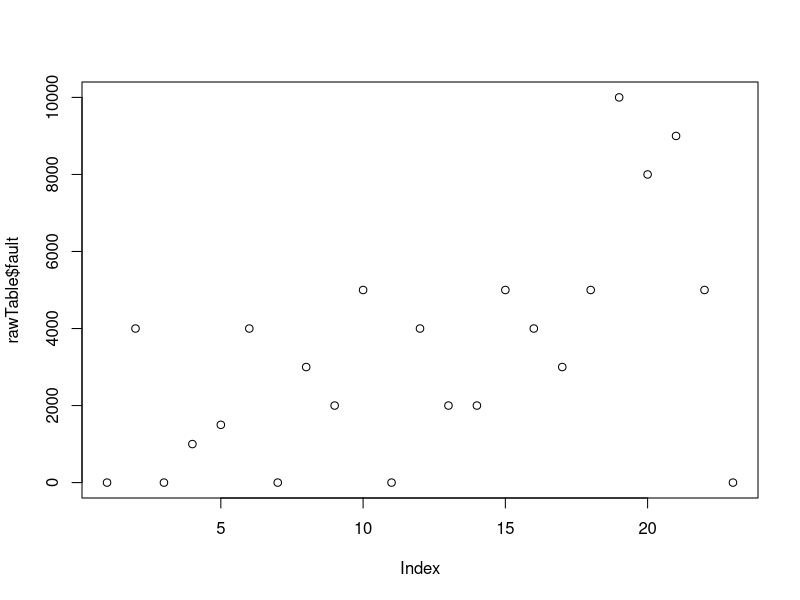
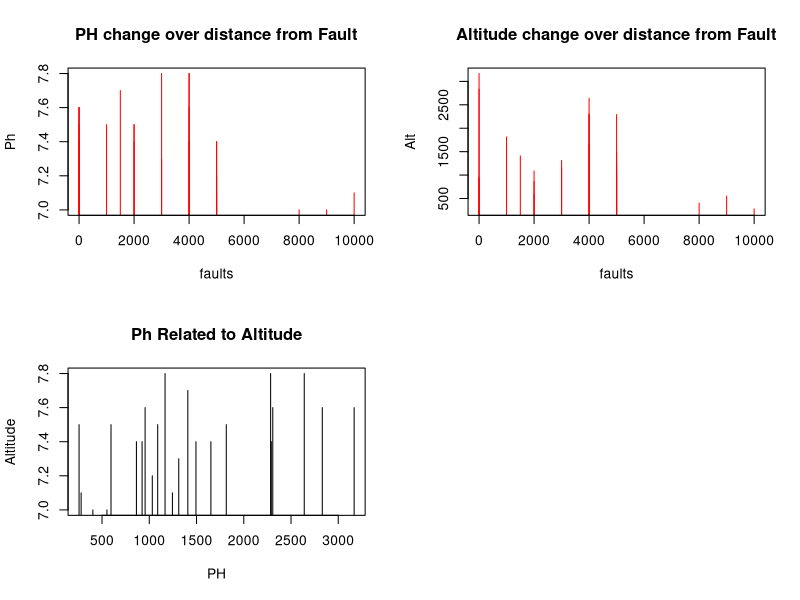

The R script that drew these images, in order:
## ---- chunk 1
# install packages
# install.packages("corrplot")
# install.packages("RcolorBrewer")
# intall.packages("Rtools")
# install.packages("devtools")
# devtools::install_github("taiyun/corrplot", build_vignettes = TRUE

## ---- chunk 2
which.github ="local"
github.local = "C:/git/GregRehkemper/WSUStats419/o-well/"
github.remote = "https://github.com/GregRehkemper/WSUStats419/tree/HEAD/"

if (which.github =="remote")
{
  mypath = github.remote
 
}else
  {
  mypath = github.local
  }

mypath


#local_owell_Table <- read.delim("C:/git/GregRehkemper/WSUStats419/o-well/owellTableClean.csv", sep = ",",header = T)
## ---- chunk 3
# Read in OWell dataframe, cleaned offline and reuploaded, to begin manipulation

library(readxl)

rawTable <- read.csv("owellTableClean.csv",header = T)

#rawTable
## ---- chunk 4
# Checking data to ensure proper importation. This was left to show the process, not for final report


#colnames (rawTable)
# head(rawTable)
#tail(rawTable)

# columns are properly aligned, Data appears to be complete


## ---- chunk 5
#Starting by looking into the distance from the Fault lines
# library(corrplot)
# library(RColorBrewer)


plot(rawTable$fault)

#comparedf(rawTable.fault, rawtable)

faults <- (rawTable$fault)
par(mfrow=c(2,2))
plot(faults, rawTable$pH, main = "PH change over distance from Fault",ylab = "Ph", type = "h", col = "red")

plot(faults, rawTable$altitude.ft, main = "Altitude change over distance from Fault",ylab = "Alt", type = "h", col = "red")

plot(rawTable$altitude.ft, rawTable$pH, main = "Ph Related to Altitude", xlab = "PH", ylab ="Altitude", type = "h")


# #Compare(rawTable$altitude.ft, rawTable$pH)
# corFaults <- rawFault <- rawTable$fault
# 
# rawTableMatrix <- matrix(c(rawTable))
# corrplot(rawTableMatrix) #, type = "upper", order = "hclust", col = brewer.pal(n = 8, name= "RdYlBu"))
# 
# 
# 
# #with(rawTable, plot(rawTable$altitude.ft,rawTable$B))

